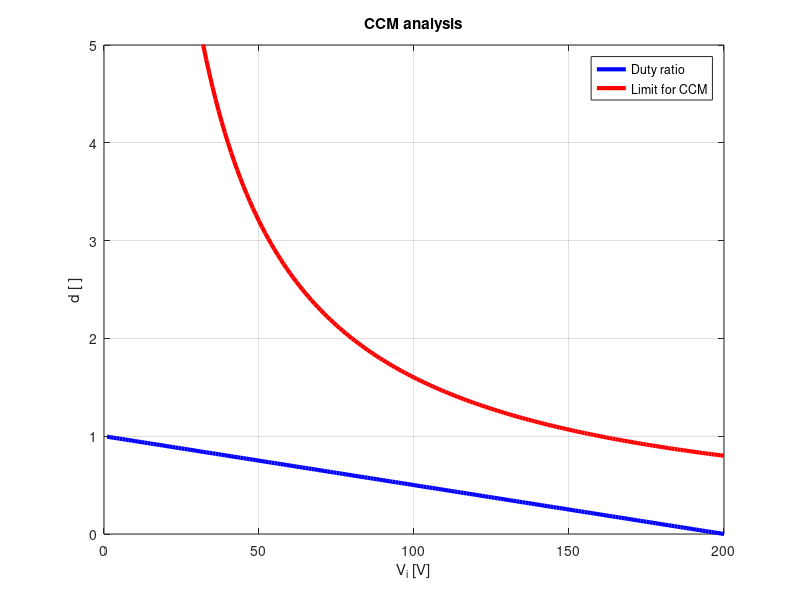

This figure's MATLAB source:
% Cleanup workspace
clc;
clear;
close all;

% Load packages
pkg load control

% Detailed analysis
detail = 1;

% Boost converter parameters
vo = 200;
l = 200e-6;
c = 5e-6;
r = 50;
fs = 100e3;
if detail
    vi = [1:1:200];
else
    vi = [50 100 150];
end

% Define internal variables
s = tf('s');

% Calculate static duty ratio
d = 1 - (vi / vo);

% Check for CCM
ccm = d < 2 * (vo * l * fs)./(r * vi);

if detail
    figure(1);
    plot(vi, d, 'b', 'LineWidth', 3, vi, 2 * (vo * l * fs)./(r * vi), 'r', 'LineWidth', 3);
    grid on;
    title('CCM analysis');
    legend('Duty ratio', 'Limit for CCM');
    xlabel('V_i [V]');
    ylabel('d [ ]');
    ylim([0 5]);
else
    disp(['Duty ratios at different input voltages:']);
    disp(num2str([vi; d; ccm]'))
end
